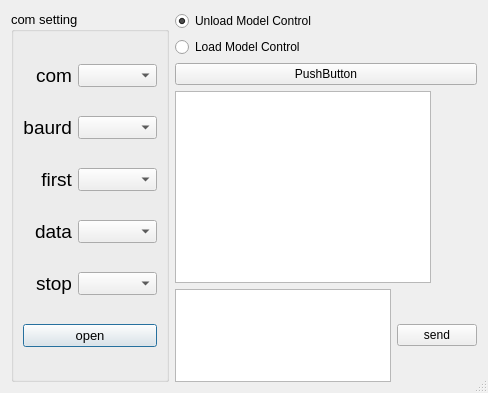
<?xml version="1.0" encoding="UTF-8"?>
<ui version="4.0">
 <class>serialDlg</class>
 <widget class="QDialog" name="serialDlg">
  <property name="geometry">
   <rect>
    <x>0</x>
    <y>0</y>
    <width>488</width>
    <height>393</height>
   </rect>
  </property>
  <property name="windowTitle">
   <string>SerialDlg</string>
  </property>
  <property name="sizeGripEnabled">
   <bool>true</bool>
  </property>
  <layout class="QHBoxLayout" name="horizontalLayout_3">
   <item>
    <layout class="QHBoxLayout" name="horizontalLayout_2">
     <item>
      <widget class="QGroupBox" name="groupBox">
       <property name="font">
        <font>
         <pointsize>10</pointsize>
        </font>
       </property>
       <property name="title">
        <string>com setting</string>
       </property>
       <layout class="QGridLayout" name="gridLayout">
        <item row="0" column="0">
         <widget class="QLabel" name="label_2">
          <property name="font">
           <font>
            <pointsize>14</pointsize>
           </font>
          </property>
          <property name="text">
           <string>com</string>
          </property>
          <property name="alignment">
           <set>Qt::AlignRight|Qt::AlignTrailing|Qt::AlignVCenter</set>
          </property>
         </widget>
        </item>
        <item row="0" column="1">
         <widget class="QComboBox" name="comboBoxPort"/>
        </item>
        <item row="1" column="1">
         <widget class="QComboBox" name="comboBoxBaud"/>
        </item>
        <item row="2" column="0">
         <widget class="QLabel" name="label_3">
          <property name="font">
           <font>
            <pointsize>14</pointsize>
           </font>
          </property>
          <property name="text">
           <string>first</string>
          </property>
          <property name="alignment">
           <set>Qt::AlignRight|Qt::AlignTrailing|Qt::AlignVCenter</set>
          </property>
         </widget>
        </item>
        <item row="1" column="0">
         <widget class="QLabel" name="label">
          <property name="font">
           <font>
            <pointsize>14</pointsize>
           </font>
          </property>
          <property name="text">
           <string>baurd</string>
          </property>
          <property name="alignment">
           <set>Qt::AlignRight|Qt::AlignTrailing|Qt::AlignVCenter</set>
          </property>
         </widget>
        </item>
        <item row="4" column="1">
         <widget class="QComboBox" name="comboBoxStopBits"/>
        </item>
        <item row="3" column="0">
         <widget class="QLabel" name="label_4">
          <property name="font">
           <font>
            <pointsize>14</pointsize>
           </font>
          </property>
          <property name="text">
           <string>data</string>
          </property>
          <property name="alignment">
           <set>Qt::AlignRight|Qt::AlignTrailing|Qt::AlignVCenter</set>
          </property>
         </widget>
        </item>
        <item row="2" column="1">
         <widget class="QComboBox" name="comboBoxCheckSum"/>
        </item>
        <item row="3" column="1">
         <widget class="QComboBox" name="comboBoxBits"/>
        </item>
        <item row="4" column="0">
         <widget class="QLabel" name="label_5">
          <property name="font">
           <font>
            <pointsize>14</pointsize>
           </font>
          </property>
          <property name="text">
           <string>stop</string>
          </property>
          <property name="alignment">
           <set>Qt::AlignRight|Qt::AlignTrailing|Qt::AlignVCenter</set>
          </property>
         </widget>
        </item>
        <item row="5" column="0" colspan="2">
         <widget class="QPushButton" name="pushButtonOpenSerial">
          <property name="text">
           <string>open</string>
          </property>
         </widget>
        </item>
       </layout>
       <zorder>comboBoxPort</zorder>
       <zorder>label_2</zorder>
       <zorder>label</zorder>
       <zorder>comboBoxBaud</zorder>
       <zorder>label_3</zorder>
       <zorder>comboBoxCheckSum</zorder>
       <zorder>label_4</zorder>
       <zorder>comboBoxBits</zorder>
       <zorder>label_5</zorder>
       <zorder>comboBoxStopBits</zorder>
       <zorder>pushButtonOpenSerial</zorder>
      </widget>
     </item>
    </layout>
   </item>
   <item>
    <spacer name="horizontalSpacer">
     <property name="orientation">
      <enum>Qt::Horizontal</enum>
     </property>
     <property name="sizeHint" stdset="0">
      <size>
       <width>40</width>
       <height>20</height>
      </size>
     </property>
    </spacer>
   </item>
   <item>
    <layout class="QVBoxLayout" name="verticalLayout">
     <item>
      <layout class="QVBoxLayout" name="verticalLayout_2">
       <item>
        <widget class="QRadioButton" name="unloadmodel_btn">
         <property name="text">
          <string>Unload Model Control</string>
         </property>
         <property name="checkable">
          <bool>true</bool>
         </property>
         <property name="checked">
          <bool>true</bool>
         </property>
        </widget>
       </item>
       <item>
        <widget class="QRadioButton" name="loadmodel_btn">
         <property name="text">
          <string>Load Model Control</string>
         </property>
        </widget>
       </item>
      </layout>
     </item>
     <item>
      <widget class="QPushButton" name="testbtn">
       <property name="text">
        <string>PushButton</string>
       </property>
      </widget>
     </item>
     <item>
      <widget class="QTextEdit" name="textEditReceived">
       <property name="sizePolicy">
        <sizepolicy hsizetype="Fixed" vsizetype="Fixed">
         <horstretch>0</horstretch>
         <verstretch>0</verstretch>
        </sizepolicy>
       </property>
       <property name="font">
        <font>
         <pointsize>14</pointsize>
        </font>
       </property>
       <property name="readOnly">
        <bool>true</bool>
       </property>
      </widget>
     </item>
     <item>
      <layout class="QHBoxLayout" name="horizontalLayout">
       <item>
        <widget class="QTextEdit" name="textEditSent">
         <property name="font">
          <font>
           <pointsize>14</pointsize>
          </font>
         </property>
         <property name="html">
          <string>&lt;!DOCTYPE HTML PUBLIC &quot;-//W3C//DTD HTML 4.0//EN&quot; &quot;http://www.w3.org/TR/REC-html40/strict.dtd&quot;&gt;
&lt;html&gt;&lt;head&gt;&lt;meta name=&quot;qrichtext&quot; content=&quot;1&quot; /&gt;&lt;style type=&quot;text/css&quot;&gt;
p, li { white-space: pre-wrap; }
&lt;/style&gt;&lt;/head&gt;&lt;body style=&quot; font-family:'PMingLiU'; font-size:14pt; font-weight:400; font-style:normal;&quot;&gt;
&lt;p style=&quot;-qt-paragraph-type:empty; margin-top:0px; margin-bottom:0px; margin-left:0px; margin-right:0px; -qt-block-indent:0; text-indent:0px;&quot;&gt;&lt;br /&gt;&lt;/p&gt;&lt;/body&gt;&lt;/html&gt;</string>
         </property>
        </widget>
       </item>
       <item>
        <widget class="QPushButton" name="pushButtonSendData">
         <property name="text">
          <string>send</string>
         </property>
         <property name="autoDefault">
          <bool>true</bool>
         </property>
        </widget>
       </item>
      </layout>
     </item>
    </layout>
   </item>
  </layout>
 </widget>
 <resources/>
 <connections/>
</ui>
